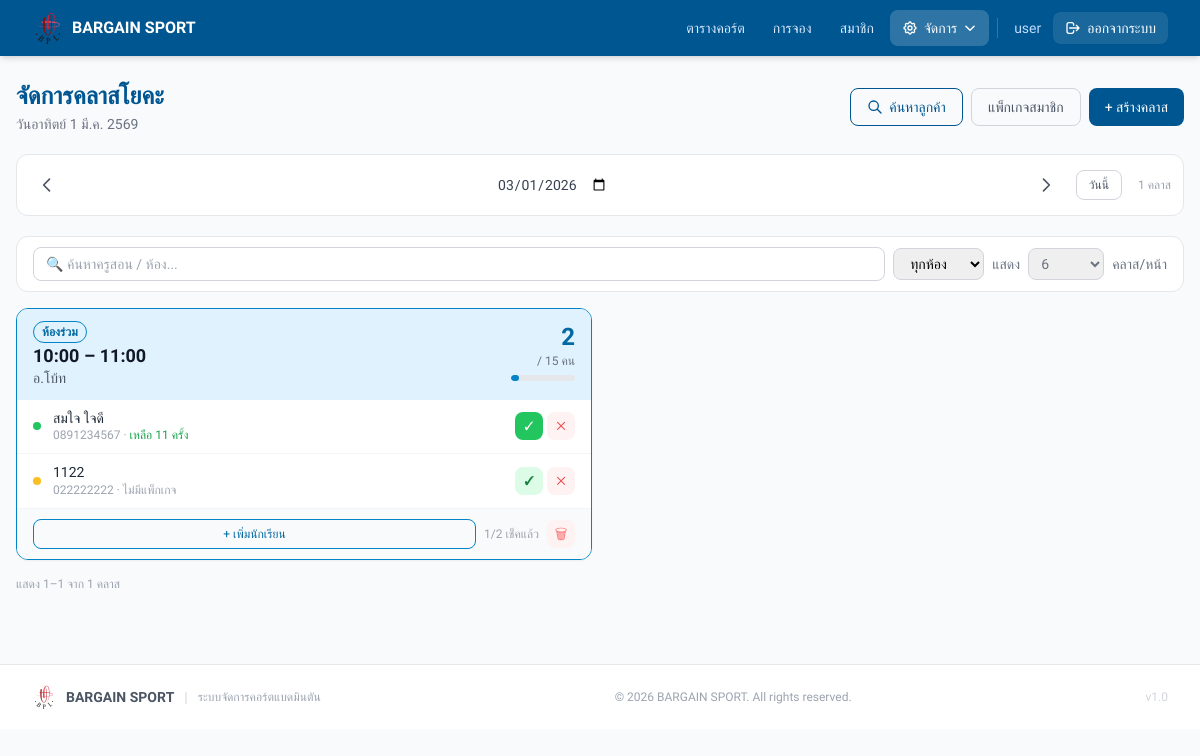
Screenshot of /admin/yoga_classes.php?date=2026-03-01 (signed in) with the database file from the repository.
### tables this page shows
CREATE TABLE `yoga_courses` (
  `id` int NOT NULL,
  `course_date` date NOT NULL,
  `start_time` time NOT NULL,
  `end_time` time NOT NULL,
  `room` varchar(30) NOT NULL DEFAULT 'à¸«à¹‰à¸­à¸‡à¸£à¹ˆà¸§à¸¡',
  `instructor` varchar(100) NOT NULL,
  `max_students` int NOT NULL DEFAULT '15',
  `notes` text,
  `created_by` int DEFAULT NULL,
  `created_at` timestamp NOT NULL DEFAULT CURRENT_TIMESTAMP
);

CREATE TABLE `yoga_bookings` (
  `id` int NOT NULL,
  `yoga_course_id` int NOT NULL,
  `student_name` varchar(100) NOT NULL,
  `student_phone` varchar(20) NOT NULL,
  `member_package_id` int DEFAULT NULL,
  `status` enum('booked','attended','cancelled') NOT NULL DEFAULT 'booked',
  `created_by` int DEFAULT NULL,
  `created_at` timestamp NOT NULL DEFAULT CURRENT_TIMESTAMP,
  `attended_at` timestamp NULL DEFAULT NULL
);

### admin/yoga_classes.php (the view, shortened to what this page needs)
<?php
require_once __DIR__ . '/../config/db.php';
$today = date('Y-m-d');
$date = $_GET['date'] ?? $today;
$courses = $pdo->prepare("SELECT * FROM yoga_courses WHERE course_date=? ORDER BY start_time ASC");
$courses->execute([$date]);
$courseList = $courses->fetchAll();
$courseIds = array_column($courseList, 'id');
$bookingMap = [];
if ($courseIds) {
  $in = implode(',', array_fill(0, count($courseIds), '?'));
  $bStmt = $pdo->prepare("
        SELECT yb.*, myp.sessions_total, myp.sessions_used,
               (myp.sessions_total - myp.sessions_used) AS remaining,
               myp.expiry_date
        FROM yoga_bookings yb
        LEFT JOIN member_yoga_packages myp ON myp.id = yb.member_package_id
        WHERE yb.yoga_course_id IN ($in) AND yb.status != 'cancelled'
        ORDER BY yb.created_at ASC
    ");
  $bStmt->execute($courseIds);
  foreach ($bStmt->fetchAll() as $bk) {
    $bookingMap[$bk['yoga_course_id']][] = $bk;
  }
}
$dtObj = new DateTime($date);
$prevDay = (clone $dtObj)->modify('-1 day')->format('Y-m-d');
$nextDay = (clone $dtObj)->modify('+1 day')->format('Y-m-d');
$isToday = ($date === $today);
$thDays = ['อาทิตย์', 'จันทร์', 'อังคาร', 'พุธ', 'พฤหัสบดี', 'ศุกร์', 'เสาร์'];
$thMonths = ['', 'ม.ค.', 'ก.พ.', 'มี.ค.', 'เม.ย.', 'พ.ค.', 'มิ.ย.', 'ก.ค.', 'ส.ค.', 'ก.ย.', 'ต.ค.', 'พ.ย.', 'ธ.ค.'];
$dayName = $thDays[(int) $dtObj->format('w')];
$dayNum = $dtObj->format('j');
$monName = $thMonths[(int) $dtObj->format('n')];
$yearBE = (int) $dtObj->format('Y') + 543;
$dateLabel = "วัน{$dayName} {$dayNum} {$monName} {$yearBE}";
$roomColors = [
  'ห้องร่วม' => ['bg' => '#e0f2fe', 'border' => '#0284c7', 'text' => '#0369a1', 'badge' => 'bg-sky-100 text-sky-800'],
  'ห้องเล็ก' => ['bg' => '#dcfce7', 'border' => '#16a34a', 'text' => '#15803d', 'badge' => 'bg-green-100 text-green-800'],
  'ห้องใหญ่' => ['bg' => '#fef9c3', 'border' => '#ca8a04', 'text' => '#a16207', 'badge' => 'bg-yellow-100 text-yellow-800'],
];
?>
<!doctype html>
<html lang="th">
<head>
  <script src="https://cdn.tailwindcss.com"></script>
</head>
<body style="background:#f8fafc;" class="min-h-screen">
  <?php include __DIR__ . '/../includes/header.php'; ?>
  <div class="max-w-7xl mx-auto px-4 py-6">
    <div class="flex flex-col sm:flex-row sm:items-center sm:justify-between gap-3 mb-5">
      <div>
        <h1 class="text-2xl font-bold" style="color:#005691;">จัดการคลาสโยคะ</h1>
        <p class="text-gray-500 text-sm mt-0.5">
          <?= $dateLabel ?><?= $isToday ? ' <span class="inline-block bg-green-100 text-green-700 text-xs px-2 py-0.5 rounded-full font-medium ml-1">วันนี้</span>' : '' ?>
        </p>
      </div>
      <div class="flex gap-2">
        <button onclick="document.getElementById('searchPanel').classList.toggle('hidden')"
          class="flex items-center gap-1.5 px-4 py-2 text-sm border border-[#005691] text-[#005691] rounded-lg hover:bg-[#005691]/5 transition-colors">
          <svg class="w-4 h-4" fill="none" stroke="currentColor" viewBox="0 0 24 24">
            <path stroke-linecap="round" stroke-linejoin="round" stroke-width="2"
              d="M21 21l-6-6m2-5a7 7 0 11-14 0 7 7 0 0114 0z" />
          </svg>
          ค้นหาลูกค้า
        </button>
        <a href="/admin/yoga_packages.php"
          class="flex items-center gap-1.5 px-4 py-2 text-sm border border-gray-300 rounded-lg text-gray-600 hover:bg-gray-50 transition-colors">
          แพ็กเกจสมาชิก
        </a>
        <button onclick="document.getElementById('createModal').classList.remove('hidden')"
          class="flex items-center gap-1.5 px-4 py-2 text-sm text-white rounded-lg font-medium transition-opacity hover:opacity-90"
          style="background:#005691;">
          + สร้างคลาส
        </button>
      </div>
    </div>
    <div class="bg-white rounded-xl border border-gray-200 p-3 mb-5 flex items-center gap-2">
      <a href="?date=<?= $prevDay ?>" class="p-2 rounded-lg hover:bg-gray-100 text-gray-600 transition-colors">
        <svg class="w-5 h-5" fill="none" stroke="currentColor" viewBox="0 0 24 24">
          <path stroke-linecap="round" stroke-linejoin="round" stroke-width="2" d="M15 19l-7-7 7-7" />
        </svg>
      </a>
      <form method="get" class="flex-1 flex justify-center">
        <input type="date" name="date" value="<?= $date ?>" onchange="this.form.submit()"
          class="text-center text-sm font-medium text-gray-700 border-0 outline-none bg-transparent cursor-pointer">
      </form>
      <a href="?date=<?= $nextDay ?>" class="p-2 rounded-lg hover:bg-gray-100 text-gray-600 transition-colors">
        <svg class="w-5 h-5" fill="none" stroke="currentColor" viewBox="0 0 24 24">
          <path stroke-linecap="round" stroke-linejoin="round" stroke-width="2" d="M9 5l7 7-7 7" />
        </svg>
      </a>
      <?php if (!$isToday): ?>
        <a href="?date=<?= $today ?>"
          class="px-3 py-1.5 text-xs font-medium rounded-lg border border-gray-300 text-gray-600 hover:bg-gray-50 transition-colors ml-1">
          วันนี้
        </a>
      <?php endif; ?>
      <span class="text-xs text-gray-400 ml-2"><?= count($courseList) ?> คลาส</span>
    </div>
    <?php if (empty($courseList)): ?>
      <div class="bg-white rounded-xl border border-dashed border-gray-300 p-16 text-center">
        <div class="text-5xl mb-4">🧘</div>
        <p class="text-gray-500 font-medium">ยังไม่มีคลาสวันนี้</p>
        <p class="text-gray-400 text-sm mt-1 mb-5">กดปุ่ม "สร้างคลาส" เพื่อเพิ่มตารางเรียน</p>
        <button onclick="document.getElementById('createModal').classList.remove('hidden')"
          class="px-5 py-2.5 text-sm text-white rounded-lg font-medium" style="background:#005691;">
          + สร้างคลาส
        </button>
      </div>
    <?php else: ?>
      <div class="bg-white rounded-xl border border-gray-200 px-4 py-2.5 mb-4 flex flex-col sm:flex-row gap-2 items-center">
        <input type="text" id="courseSearch" placeholder="🔍 ค้นหาครูสอน / ห้อง..."
          class="flex-1 w-full px-3 py-1.5 rounded-lg border border-gray-300 text-sm outline-none focus:border-blue-400">
        <select id="roomFilter"
          class="px-3 py-1.5 border border-gray-300 rounded-lg text-sm outline-none focus:border-blue-400 whitespace-nowrap">
          <option value="">ทุกห้อง</option>
        </select>
        <div class="flex items-center gap-2 text-sm text-gray-500 whitespace-nowrap">
          <span>แสดง</span>
          <select id="coursePerPage"
            class="px-2 py-1.5 border border-gray-300 rounded-lg text-sm outline-none focus:border-blue-400">
            <option value="6" selected>6</option>
          </select>
          <span>คลาส/หน้า</span>
        </div>
      </div>
      <div id="courseGrid" class="grid grid-cols-1 lg:grid-cols-2 xl:grid-cols-3 gap-4">
        <?php foreach ($courseList as $c):
          $rc = $roomColors[$c['room']] ?? $roomColors['ห้องร่วม'];
          $bookings = $bookingMap[$c['id']] ?? [];
          $total = count($bookings);
          $attended = count(array_filter($bookings, fn($b) => $b['status'] === 'attended'));
          $pct = $c['max_students'] > 0 ? round($total / $c['max_students'] * 100) : 0;
          $searchAttr = htmlspecialchars(strtolower($c['room'] . ' ' . $c['instructor']), ENT_QUOTES);
          ?>
          <div class="bg-white rounded-xl border overflow-hidden shadow-sm"
            style="border-color:<?= $rc['border'] ?>;"
            data-room="<?= htmlspecialchars($c['room'], ENT_QUOTES) ?>"
            data-search="<?= $searchAttr ?>">
            <div class="px-4 py-3 flex items-start justify-between" style="background:<?= $rc['bg'] ?>;">
              <div>
                <div class="flex items-center gap-2 mb-0.5">
                  <span class="text-xs font-semibold px-2 py-0.5 rounded-full border"
                    style="color:<?= $rc['text'] ?>;border-color:<?= $rc['border'] ?>;">
                    <?= $c['room'] ?>
                  </span>
                </div>
                <p class="font-bold text-gray-900 text-lg leading-tight">
                  <?= substr($c['start_time'], 0, 5) ?> – <?= substr($c['end_time'], 0, 5) ?>
                </p>
                <p class="text-sm text-gray-600">อ.<?= htmlspecialchars($c['instructor']) ?></p>
              </div>
              <div class="text-right">
                <p class="text-2xl font-bold" style="color:<?= $rc['text'] ?>;"><?= $total ?></p>
                <p class="text-xs text-gray-500">/ <?= $c['max_students'] ?> คน</p>
                <div class="w-16 h-1.5 bg-gray-200 rounded-full mt-1.5 overflow-hidden">
                  <div class="h-full rounded-full transition-all"
                    style="width:<?= $pct ?>%;background:<?= $rc['border'] ?>;"></div>
                </div>
              </div>
            </div>
            <div class="divide-y divide-gray-100">
              <?php foreach ($bookings as $bk): ?>
                <div class="px-4 py-2.5 flex items-center gap-3"
                  data-student-card="<?= $c['id'] ?>"
                  data-student-name="<?= htmlspecialchars(strtolower($bk['student_name'] . ' ' . $bk['student_phone']), ENT_QUOTES) ?>">
                  <div
                    class="w-2 h-2 rounded-full shrink-0 <?= $bk['status'] === 'attended' ? 'bg-green-500' : 'bg-amber-400' ?>">
                  </div>
                  <div class="flex-1 min-w-0">
                    <p class="font-medium text-gray-800 text-sm leading-tight truncate">
                      <?= htmlspecialchars($bk['student_name']) ?>
                    </p>
                    <p class="text-xs text-gray-400"><?= htmlspecialchars($bk['student_phone']) ?>
                      <?php if ($bk['member_package_id']): ?>
                        · <span class="<?= ($bk['remaining'] ?? 0) <= 2 ? 'text-red-500' : 'text-green-600' ?> font-medium">
                          เหลือ <?= max(0, (int) ($bk['remaining'] ?? 0)) ?> ครั้ง
                        </span>
                      <?php else: ?>
                        · <span class="text-gray-400">ไม่มีแพ็กเกจ</span>
                      <?php endif; ?>
                    </p>
                  </div>
                  <div class="flex items-center gap-1 shrink-0">
                    <?php if ($bk['status'] !== 'attended'): ?>
                      <form method="post" class="inline">
                        <button type="submit" title="เช็คชื่อ"
                          class="w-7 h-7 bg-green-100 text-green-700 rounded-lg flex items-center justify-center hover:bg-green-200 transition-colors text-xs font-bold">✓</button>
                      </form>
                    <?php else: ?>
                      <span class="w-7 h-7 bg-green-500 text-white rounded-lg flex items-center justify-center text-xs">✓</span>
                    <?php endif; ?>
                    <form method="post" class="inline"
                      onsubmit="return confirm('ยกเลิกการจองของ <?= htmlspecialchars($bk['student_name'], ENT_QUOTES) ?> ?')">
                      <button type="submit" title="ยกเลิก"
                        class="w-7 h-7 bg-red-50 text-red-500 rounded-lg flex items-center justify-center hover:bg-red-100 transition-colors text-xs">✕</button>
                    </form>
                  </div>
                </div>
              <?php endforeach; ?>
            </div>
            <div class="px-4 py-2.5 bg-gray-50 border-t border-gray-100 flex items-center gap-2">
              <button
                onclick="openAddStudent(<?= $c['id'] ?>, '<?= htmlspecialchars($c['room'] . ' ' . $c['instructor'], ENT_QUOTES) ?>')"
                class="flex-1 flex items-center justify-center gap-1.5 py-1.5 text-xs font-medium rounded-lg border transition-colors hover:bg-white"
                style="color:<?= $rc['text'] ?>;border-color:<?= $rc['border'] ?>;">
                + เพิ่มนักเรียน
              </button>
              <span class="text-xs text-gray-400"><?= $attended ?>/<?= $total ?> เช็คแล้ว</span>
              <form method="post" class="inline" onsubmit="return confirm('ลบคลาสนี้?')">
                <button type="submit" title="ลบคลาส"
                  class="w-7 h-7 bg-red-50 text-red-400 rounded-lg flex items-center justify-center hover:bg-red-100 transition-colors text-sm">🗑</button>
              </form>
            </div>
          </div>
        <?php endforeach; ?>
      </div>
      <div class="mt-4 flex flex-col sm:flex-row items-center justify-between gap-2">
        <span class="text-xs text-gray-400" id="courseInfo"></span>
      </div>
    <?php endif; ?>
  </div>
  <?php include __DIR__ . '/../includes/footer.php'; ?>
</body>
</html>

### admin/yoga_classes.php (style rules this page uses)
* { font-family: 'Prompt', sans-serif !important; }

### includes/header.php (style rules this page uses)
* { font-family: 'Prompt', sans-serif !important; }

### rows the page displays
yoga_courses: room "ห้องร่วม", start_time "10:00", end_time "11:00", instructor "โบ้ท", id "2", max_students "15", id "1"
yoga_bookings: student_name "สมใจ ใจดี", student_phone "0891234567", max(0, (int) ($bk['remaining'] ?? 0)) "11"
yoga_bookings: student_name "1122", student_phone "022222222", shows "ไม่มีแพ็กเกจ"

### other values shown
$_username "user"
$dateLabel "วันอาทิตย์ 1 มี.ค. 2569"
count($courseList) "1"
